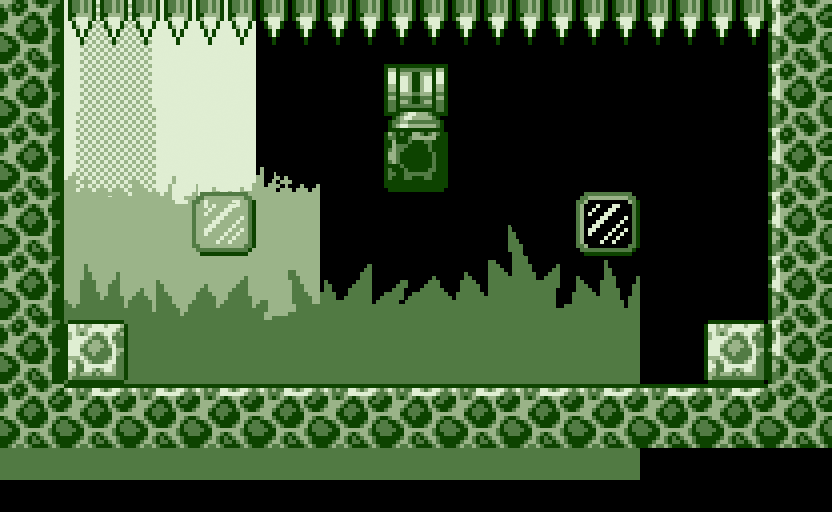

Rendered tile map (Tiled .tmx) drawn with the repository's tilesets; below, a short description and the map source with its tile grids summarised:
An orthogonal 13x8 tile map with 64x64 px tiles, 1 tile layer (Foreground), 1 hidden layer not drawn, 2 tilesets, 3 image layers and 17 objects (4x Enemy1entity, 2x cherryEntity, 2x starEntity, heartEntity, CanonEntity, ...).

<map version="1.0" orientation="orthogonal" width="13" height="8" tilewidth="64" tileheight="64">
 <properties>
  <property name="label" value="BOSS Spike Truck" />
  <property name="levelid" value="6" />
 </properties>
 <tileset firstgid="1" name="a4_tileset" tilewidth="64" tileheight="64" spacing="1" margin="1">
  <image source="a4_tileset.png" width="640" height="480" />
 </tileset>
 <tileset firstgid="64" name="metatiles64x64" tilewidth="64" tileheight="64">
  <image source="metatiles64x64.png" width="384" height="64" />
  <tile id="0">
   <properties>
    <property name="type" value="solid" />
   </properties>
  </tile>
 </tileset>
 <imagelayer name="p_layer1" width="73" height="8">
  <image source="../background/layer1.png" />
  <properties>
   <property name="ratio" value="0.25" />
  </properties>
 </imagelayer>
 <imagelayer name="p_layer2" width="73" height="8">
  <image source="../background/layer2.png" />
  <properties>
   <property name="ratio" value="0.35" />
  </properties>
 </imagelayer>
 <imagelayer name="p_layer3" width="73" height="8">
  <image source="../background/layer3.png" />
  <properties>
   <property name="ratio" value="0.5" />
  </properties>
 </imagelayer>
 <layer name="Foreground" width="13" height="8">
  <data>[104 cells, 42 non-empty, 9 distinct tile ids]</data>
 </layer>
 <layer name="Collision" width="13" height="8" visible="0">
  <data>[104 cells, 31 non-empty, 1 distinct tile ids]</data>
 </layer>
 <objectgroup color="#00ff00" name="Collectable Entities" width="13" height="8">
  <object name="cherryEntity" x="320" y="128" width="64" height="64" />
  <object name="cherryEntity" x="448" y="128" width="64" height="64" />
  <object name="starEntity" x="576" y="64" width="64" height="64" />
  <object name="heartEntity" x="64" y="64" width="64" height="64" />
  <object name="starEntity" x="192" y="64" width="64" height="64" />
 </objectgroup>
 <objectgroup color="#ff0000" name="Enemy Entities" width="13" height="8">
  <object name="CanonEntity" x="384" y="64" width="64" height="64" />
  <object name="boss1entity" x="448" y="256" width="128" height="128" />
  <object name="Enemy1entity" x="576" y="128" width="64" height="64" />
  <object name="Enemy1entity" x="704" y="256" width="64" height="64" />
  <object name="Enemy1entity" x="256" y="320" width="64" height="64" />
  <object name="Enemy2entity" x="128" y="320" width="576" height="64" />
  <object name="Enemy1entity" x="320" y="320" width="64" height="64" />
  <object name="Spikeentity" x="64" y="0" width="704" height="64">
   <properties>
    <property name="direction" value="down" />
   </properties>
  </object>
 </objectgroup>
 <objectgroup color="#0000ff" name="Player Entity" width="13" height="8">
  <object name="playerspawnpoint" x="64" y="256" width="64" height="64" />
 </objectgroup>
 <objectgroup color="#ff8000" name="Action Entities" width="13" height="8">
  <object name="lets_go_msg" x="192" y="128" width="448" height="64" />
  <object name="tmxlevelentity" x="6080" y="256" width="64" height="64">
   <properties>
    <property name="nextlevel" value="a4_level1" />
   </properties>
  </object>
  <object name="RollBlockentity" x="576" y="192" width="64" height="64" />
 </objectgroup>
</map>
